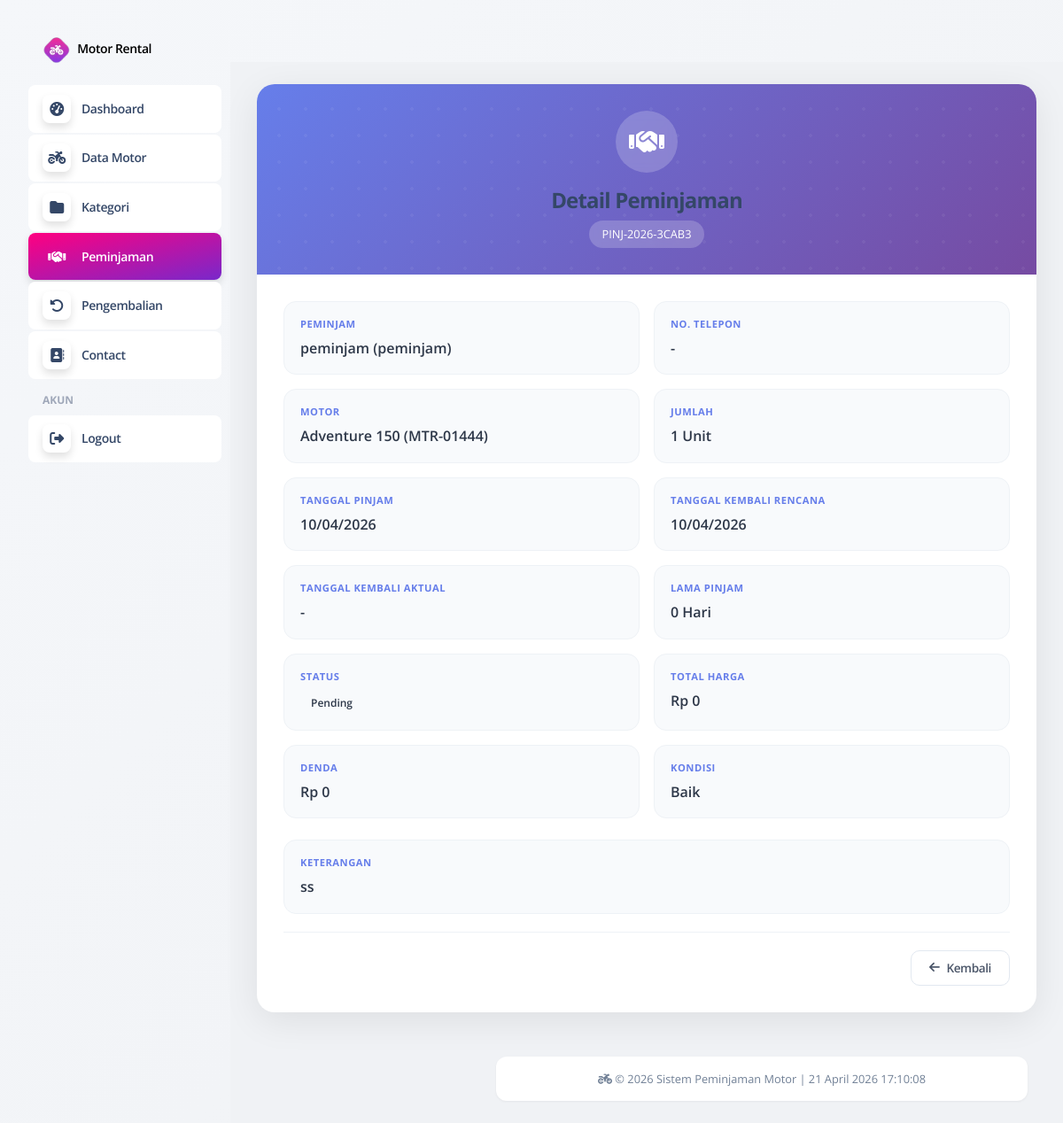
The page /backend/petugas/pages/peminjaman/detail.php?id=5 (signed in) on the database its author committed.
### tables this page shows
CREATE TABLE `peminjaman` (
  `id` int NOT NULL,
  `kode_peminjaman` varchar(20) NOT NULL,
  `slug` varchar(100) DEFAULT NULL,
  `user_id` int NOT NULL,
  `barang_id` int NOT NULL,
  `jumlah` int DEFAULT '1',
  `tgl_pinjam` date NOT NULL,
  `tgl_kembali_rencana` date NOT NULL,
  `tgl_kembali_aktual` date DEFAULT NULL,
  `lama_pinjam` int DEFAULT NULL,
  `status` enum('pending','disetujui','ditolak','dipinjam','selesai','terlambat') DEFAULT 'pending',
  `total_harga` decimal(15,2) DEFAULT NULL,
  `keterangan` text,
  `kondisi` enum('baik','rusak_ringan','rusak_berat') DEFAULT 'baik',
  `denda` decimal(15,2) DEFAULT '0.00',
  `keterangan_pengembalian` text,
  `tgl_pengembalian_input` timestamp NULL DEFAULT NULL,
  `created_at` timestamp NULL DEFAULT CURRENT_TIMESTAMP,
  `updated_at` timestamp NULL DEFAULT CURRENT_TIMESTAMP ON UPDATE CURRENT_TIMESTAMP
);

CREATE TABLE `users` (
  `id` int NOT NULL,
  `username` varchar(50) NOT NULL,
  `password` varchar(255) NOT NULL,
  `role` enum('admin','petugas','peminjam') NOT NULL,
  `nama_lengkap` varchar(100) DEFAULT NULL,
  `email` varchar(100) DEFAULT NULL,
  `no_telp` varchar(20) DEFAULT NULL,
  `alamat` text,
  `created_at` timestamp NULL DEFAULT CURRENT_TIMESTAMP
);

CREATE TABLE `barang` (
  `id` int NOT NULL,
  `kode_barang` varchar(20) NOT NULL,
  `slug` varchar(100) DEFAULT NULL,
  `kategori_id` int NOT NULL,
  `nama_barang` varchar(100) NOT NULL,
  `merk` varchar(50) DEFAULT NULL,
  `tahun` int DEFAULT NULL,
  `stok` int DEFAULT '1',
  `jumlah_tersedia` int DEFAULT '1',
  `jumlah` int DEFAULT '1',
  `status` enum('tersedia','dipinjam','rusak','hilang') DEFAULT 'tersedia',
  `harga_sewa_perhari` decimal(10,2) NOT NULL,
  `deskripsi` text,
  `created_at` timestamp NULL DEFAULT CURRENT_TIMESTAMP
);

### backend/petugas/pages/peminjaman/detail.php (the view, shortened to what this page needs)
<?php
include '../../partials/header.php';
include '../../partials/sidebar.php';
include '../../app.php';
$id = (int)$_GET['id'];
$q_detail = mysqli_query($connect, "SELECT p.*, u.username, u.nama_lengkap, u.no_telp, b.nama_barang, b.kode_barang, b.harga_sewa_perhari
    FROM peminjaman p
    LEFT JOIN users u ON p.user_id = u.id
    LEFT JOIN barang b ON p.barang_id = b.id
    WHERE p.id = $id");
$peminjaman = mysqli_fetch_object($q_detail);
?>
<link rel="stylesheet" href="../motor/style.css">
<div id="main">
    <div class="detail-card">
        <div class="detail-header">
            <div class="motor-icon"><i class="fas fa-handshake"></i></div>
            <h2>Detail Peminjaman</h2>
            <div class="kode-badge"><?= htmlspecialchars($peminjaman->kode_peminjaman) ?></div>
        </div>
        <div class="detail-body">
            <div class="info-grid">
                <div class="info-item">
                    <div class="info-label">Peminjam</div>
                    <div class="info-value"><?= htmlspecialchars($peminjaman->username) ?> (<?= htmlspecialchars($peminjaman->nama_lengkap) ?>)</div>
                </div>
                <div class="info-item">
                    <div class="info-label">No. Telepon</div>
                    <div class="info-value"><?= htmlspecialchars($peminjaman->no_telp ?? '-') ?></div>
                </div>
                <div class="info-item">
                    <div class="info-label">Motor</div>
                    <div class="info-value"><?= htmlspecialchars($peminjaman->nama_barang) ?> (<?= htmlspecialchars($peminjaman->kode_barang) ?>)</div>
                </div>
                <div class="info-item">
                    <div class="info-label">Jumlah</div>
                    <div class="info-value"><?= $peminjaman->jumlah ?> Unit</div>
                </div>
                <div class="info-item">
                    <div class="info-label">Tanggal Pinjam</div>
                    <div class="info-value"><?= date('d/m/Y', strtotime($peminjaman->tgl_pinjam)) ?></div>
                </div>
                <div class="info-item">
                    <div class="info-label">Tanggal Kembali Rencana</div>
                    <div class="info-value"><?= date('d/m/Y', strtotime($peminjaman->tgl_kembali_rencana)) ?></div>
                </div>
                <div class="info-item">
                    <div class="info-label">Tanggal Kembali Aktual</div>
                    <div class="info-value"><?= $peminjaman->tgl_kembali_aktual ? date('d/m/Y', strtotime($peminjaman->tgl_kembali_aktual)) : '-' ?></div>
                </div>
                <div class="info-item">
                    <div class="info-label">Lama Pinjam</div>
                    <div class="info-value"><?= $peminjaman->lama_pinjam ?> Hari</div>
                </div>
                <div class="info-item">
                    <div class="info-label">Status</div>
                    <div class="info-value"><span class="status-badge status-<?= $peminjaman->status ?>"><?= ucfirst($peminjaman->status) ?></span></div>
                </div>
                <div class="info-item">
                    <div class="info-label">Total Harga</div>
                    <div class="info-value">Rp <?= number_format($peminjaman->total_harga ?? 0, 0, ',', '.') ?></div>
                </div>
                <div class="info-item">
                    <div class="info-label">Denda</div>
                    <div class="info-value">Rp <?= number_format($peminjaman->denda ?? 0, 0, ',', '.') ?></div>
                </div>
                <div class="info-item">
                    <div class="info-label">Kondisi</div>
                    <div class="info-value"><?= ucfirst($peminjaman->kondisi ?? '-') ?></div>
                </div>
            </div>
            <?php if ($peminjaman->keterangan): ?>
                <div class="info-item">
                    <div class="info-label">Keterangan</div>
                    <div class="info-value"><?= nl2br(htmlspecialchars($peminjaman->keterangan)) ?></div>
                </div>
            <?php endif; ?>
            <div class="detail-footer">
                <a href="index.php" class="btn btn-outline-secondary"><i class="fas fa-arrow-left"></i> Kembali</a>
        </div>
    </div>
</div>
<?php include '../../partials/footer.php';
include '../../partials/script.php'; ?>

### backend/petugas/pages/motor/style.css (style rules this page uses)
* { margin: 0; padding: 0; box-sizing: border-box; }
body { background: linear-gradient(135deg, #f5f7fa 0%, #f0f2f5 100%); font-family: 'Inter', 'Segoe UI', sans-serif; overflow-x: hidden; }
#main { margin-left: 260px; margin-top: 70px; padding: 25px 30px; width: calc(100% - 260px); min-height: calc(100vh - 70px); transition: all 0.3s ease; background: #f0f2f5; }
.detail-card { background: white; border-radius: 20px; box-shadow: 0 10px 40px rgba(0, 0, 0, 0.08); overflow: hidden; }
.detail-header { background: linear-gradient(135deg, #667eea 0%, #764ba2 100%); padding: 30px; text-align: center; color: white; position: relative; overflow: hidden; }
.detail-header::before { content: ''; position: absolute; top: -50%; right: -50%; width: 200%; height: 200%; background: radial-gradient(circle, rgba(255,255,255,0.1) 2px, transparent 2px); background-size: 30px 30px; opacity: 0.5; }
.detail-header .motor-icon { width: 70px; height: 70px; background: rgba(255, 255, 255, 0.2); border-radius: 50%; display: inline-flex; align-items: center; justify-content: center; margin-bottom: 15px; backdrop-filter: blur(5px); }
.detail-header .motor-icon i { font-size: 32px; }
.detail-header h2 { font-size: 1.5rem; margin-bottom: 8px; font-weight: 700; }
.detail-header .kode-badge { display: inline-block; background: rgba(255, 255, 255, 0.2); padding: 5px 15px; border-radius: 30px; font-size: 0.8rem; backdrop-filter: blur(5px); }
.detail-body { padding: 30px; }
.info-grid { display: grid; grid-template-columns: repeat(2, 1fr); gap: 16px; margin-bottom: 24px; }
.info-item { background: #f8fafc; border-radius: 14px; padding: 16px 18px; transition: all 0.2s ease; border: 1px solid #eef2f6; }
.info-label { font-size: 0.7rem; text-transform: uppercase; color: #667eea; font-weight: 700; margin-bottom: 6px; letter-spacing: 0.5px; }
.info-value { font-size: 1rem; font-weight: 600; color: #2d3748; }
.detail-footer { display: flex; justify-content: flex-end; gap: 12px; margin-top: 20px; padding-top: 20px; border-top: 1px solid #eef2f6; }
.btn { border-radius: 10px !important; padding: 8px 20px !important; font-size: 0.85rem !important; font-weight: 600 !important; transition: all 0.2s ease !important; border: none !important; display: inline-flex; align-items: center; gap: 8px; }
.btn-outline-secondary { background: white !important; border: 1.5px solid #e2e8f0 !important; color: #4a5568 !important; }
.status-badge { padding: 5px 12px; border-radius: 20px; font-size: 0.75rem; font-weight: 600; display: inline-block; }
.card-modern, .detail-card, .form-card { animation: fadeInUp 0.4s ease-out; }

### rows shown on the page
peminjaman: kode_peminjaman "PINJ-2026-3CAB3", user.username "peminjam", user.nama_lengkap "peminjam", user.no_telp "-", barang.nama_barang "Adventure 150", barang.kode_barang "MTR-01444", jumlah "1", tgl_pinjam "10/04/2026", tgl_kembali_rencana "10/04/2026", lama_pinjam "0", status "Pending", total_harga "0", denda "0", kondisi "Baik", keterangan "ss"
